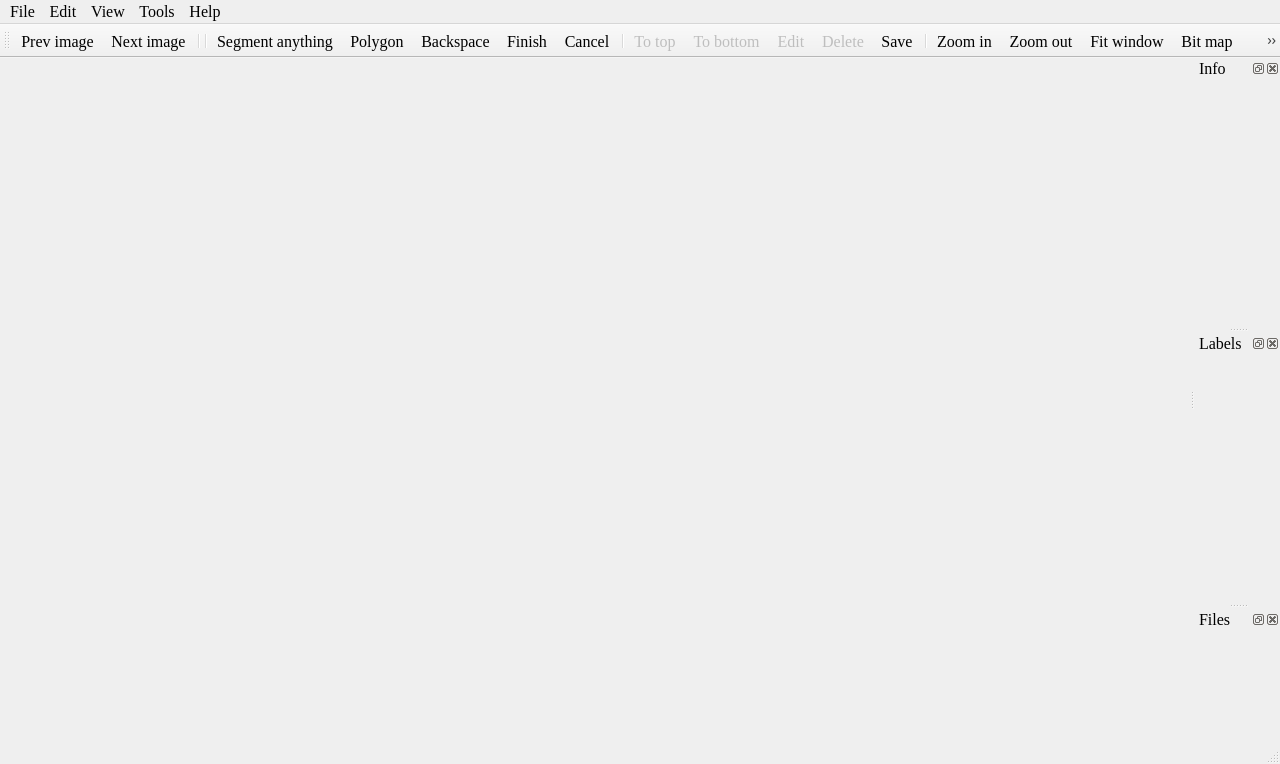
<?xml version="1.0" encoding="UTF-8"?>
<ui version="4.0">
 <class>MainWindow</class>
 <widget class="QMainWindow" name="MainWindow">
  <property name="geometry">
   <rect>
    <x>0</x>
    <y>0</y>
    <width>1280</width>
    <height>764</height>
   </rect>
  </property>
  <property name="minimumSize">
   <size>
    <width>800</width>
    <height>600</height>
   </size>
  </property>
  <property name="font">
   <font>
    <family>Times New Roman</family>
    <pointsize>12</pointsize>
   </font>
  </property>
  <property name="windowTitle">
   <string>ISAT</string>
  </property>
  <property name="windowIcon">
   <iconset>
    <normaloff>:/icons/icons/isat_bg_50x25.png</normaloff>:/icons/icons/isat_bg_50x25.png</iconset>
  </property>
  <widget class="QWidget" name="centralwidget">
   <layout class="QVBoxLayout" name="verticalLayout">
    <property name="spacing">
     <number>0</number>
    </property>
    <property name="leftMargin">
     <number>0</number>
    </property>
    <property name="topMargin">
     <number>0</number>
    </property>
    <property name="rightMargin">
     <number>0</number>
    </property>
    <property name="bottomMargin">
     <number>0</number>
    </property>
   </layout>
  </widget>
  <widget class="QMenuBar" name="menubar">
   <property name="enabled">
    <bool>true</bool>
   </property>
   <property name="geometry">
    <rect>
     <x>0</x>
     <y>0</y>
     <width>1280</width>
     <height>25</height>
    </rect>
   </property>
   <property name="font">
    <font>
     <family>Times New Roman</family>
     <pointsize>12</pointsize>
    </font>
   </property>
   <property name="autoFillBackground">
    <bool>false</bool>
   </property>
   <property name="defaultUp">
    <bool>false</bool>
   </property>
   <property name="nativeMenuBar">
    <bool>true</bool>
   </property>
   <widget class="QMenu" name="menuFile">
    <property name="font">
     <font>
      <family>Times New Roman</family>
      <pointsize>12</pointsize>
     </font>
    </property>
    <property name="title">
     <string>File</string>
    </property>
    <addaction name="actionOpen_dir"/>
    <addaction name="actionSave_dir"/>
    <addaction name="separator"/>
    <addaction name="actionPrev"/>
    <addaction name="actionNext"/>
    <addaction name="separator"/>
    <addaction name="actionSetting"/>
    <addaction name="actionExit"/>
   </widget>
   <widget class="QMenu" name="menuView">
    <property name="font">
     <font>
      <family>Times New Roman</family>
      <pointsize>12</pointsize>
     </font>
    </property>
    <property name="title">
     <string>View</string>
    </property>
    <addaction name="separator"/>
    <addaction name="actionZoom_in"/>
    <addaction name="actionZoom_out"/>
    <addaction name="actionFit_wiondow"/>
    <addaction name="separator"/>
    <addaction name="actionBit_map"/>
    <addaction name="separator"/>
   </widget>
   <widget class="QMenu" name="menuAbout">
    <property name="font">
     <font>
      <family>Times New Roman</family>
      <pointsize>12</pointsize>
     </font>
    </property>
    <property name="title">
     <string>Help</string>
    </property>
    <widget class="QMenu" name="menuLaguage">
     <property name="title">
      <string>Laguage</string>
     </property>
     <property name="icon">
      <iconset resource="../icons.qrc">
       <normaloff>:/icon/icons/翻译_translate.svg</normaloff>:/icon/icons/翻译_translate.svg</iconset>
     </property>
     <addaction name="actionChinese"/>
     <addaction name="actionEnglish"/>
    </widget>
    <addaction name="menuLaguage"/>
    <addaction name="actionShortcut"/>
    <addaction name="actionAbout"/>
   </widget>
   <widget class="QMenu" name="menuTools">
    <property name="enabled">
     <bool>true</bool>
    </property>
    <property name="font">
     <font>
      <family>Times New Roman</family>
      <pointsize>12</pointsize>
     </font>
    </property>
    <property name="title">
     <string>Tools</string>
    </property>
    <addaction name="actionToVOC"/>
    <addaction name="actionToCOCO"/>
    <addaction name="actionFromCOCO"/>
   </widget>
   <widget class="QMenu" name="menuEdit">
    <property name="font">
     <font>
      <family>Times New Roman</family>
      <pointsize>12</pointsize>
     </font>
    </property>
    <property name="title">
     <string>Edit</string>
    </property>
    <addaction name="actionSegment_anything"/>
    <addaction name="actionPolygon"/>
    <addaction name="actionBackspace"/>
    <addaction name="actionFinish"/>
    <addaction name="actionCancel"/>
    <addaction name="separator"/>
    <addaction name="actionTo_top"/>
    <addaction name="actionTo_bottom"/>
    <addaction name="separator"/>
    <addaction name="actionEdit"/>
    <addaction name="actionDelete"/>
    <addaction name="actionSave"/>
   </widget>
   <addaction name="menuFile"/>
   <addaction name="menuEdit"/>
   <addaction name="menuView"/>
   <addaction name="menuTools"/>
   <addaction name="menuAbout"/>
  </widget>
  <widget class="QStatusBar" name="statusbar">
   <property name="layoutDirection">
    <enum>Qt::LeftToRight</enum>
   </property>
  </widget>
  <widget class="QToolBar" name="toolBar">
   <property name="font">
    <font>
     <family>Times New Roman</family>
     <pointsize>12</pointsize>
    </font>
   </property>
   <property name="windowTitle">
    <string>toolBar</string>
   </property>
   <property name="iconSize">
    <size>
     <width>24</width>
     <height>24</height>
    </size>
   </property>
   <property name="toolButtonStyle">
    <enum>Qt::ToolButtonIconOnly</enum>
   </property>
   <property name="floatable">
    <bool>false</bool>
   </property>
   <attribute name="toolBarArea">
    <enum>TopToolBarArea</enum>
   </attribute>
   <attribute name="toolBarBreak">
    <bool>false</bool>
   </attribute>
   <addaction name="actionPrev"/>
   <addaction name="actionNext"/>
   <addaction name="separator"/>
   <addaction name="separator"/>
   <addaction name="actionSegment_anything"/>
   <addaction name="actionPolygon"/>
   <addaction name="actionBackspace"/>
   <addaction name="actionFinish"/>
   <addaction name="actionCancel"/>
   <addaction name="separator"/>
   <addaction name="actionTo_top"/>
   <addaction name="actionTo_bottom"/>
   <addaction name="actionEdit"/>
   <addaction name="actionDelete"/>
   <addaction name="actionSave"/>
   <addaction name="separator"/>
   <addaction name="actionZoom_in"/>
   <addaction name="actionZoom_out"/>
   <addaction name="actionFit_wiondow"/>
   <addaction name="actionBit_map"/>
   <addaction name="actionVisible"/>
  </widget>
  <widget class="QDockWidget" name="info_dock">
   <property name="minimumSize">
    <size>
     <width>85</width>
     <height>43</height>
    </size>
   </property>
   <property name="features">
    <set>QDockWidget::AllDockWidgetFeatures</set>
   </property>
   <property name="windowTitle">
    <string>Info</string>
   </property>
   <attribute name="dockWidgetArea">
    <number>2</number>
   </attribute>
   <widget class="QWidget" name="dockWidgetContents_2"/>
  </widget>
  <widget class="QDockWidget" name="labels_dock">
   <property name="minimumSize">
    <size>
     <width>85</width>
     <height>43</height>
    </size>
   </property>
   <property name="features">
    <set>QDockWidget::AllDockWidgetFeatures</set>
   </property>
   <property name="windowTitle">
    <string>Labels</string>
   </property>
   <attribute name="dockWidgetArea">
    <number>2</number>
   </attribute>
   <widget class="QWidget" name="dockWidgetContents_3"/>
  </widget>
  <widget class="QDockWidget" name="files_dock">
   <property name="windowTitle">
    <string>Files</string>
   </property>
   <attribute name="dockWidgetArea">
    <number>2</number>
   </attribute>
   <widget class="QWidget" name="dockWidgetContents"/>
  </widget>
  <action name="actionOpen_dir">
   <property name="icon">
    <iconset resource="../icons.qrc">
     <normaloff>:/icon/icons/照片_pic.svg</normaloff>:/icon/icons/照片_pic.svg</iconset>
   </property>
   <property name="text">
    <string>Images dir</string>
   </property>
   <property name="statusTip">
    <string>Open images dir.</string>
   </property>
  </action>
  <action name="actionZoom_in">
   <property name="icon">
    <iconset resource="../icons.qrc">
     <normaloff>:/icon/icons/放大_zoom-in.svg</normaloff>:/icon/icons/放大_zoom-in.svg</iconset>
   </property>
   <property name="text">
    <string>Zoom in</string>
   </property>
   <property name="statusTip">
    <string>Zoom in.</string>
   </property>
  </action>
  <action name="actionZoom_out">
   <property name="icon">
    <iconset resource="../icons.qrc">
     <normaloff>:/icon/icons/缩小_zoom-out.svg</normaloff>:/icon/icons/缩小_zoom-out.svg</iconset>
   </property>
   <property name="text">
    <string>Zoom out</string>
   </property>
   <property name="statusTip">
    <string>Zoom out.</string>
   </property>
  </action>
  <action name="actionFit_wiondow">
   <property name="icon">
    <iconset resource="../icons.qrc">
     <normaloff>:/icon/icons/全宽_fullwidth.svg</normaloff>:/icon/icons/全宽_fullwidth.svg</iconset>
   </property>
   <property name="text">
    <string>Fit window</string>
   </property>
   <property name="toolTip">
    <string>Fit window</string>
   </property>
   <property name="statusTip">
    <string>Fit window.</string>
   </property>
   <property name="shortcut">
    <string>F</string>
   </property>
  </action>
  <action name="actionSetting">
   <property name="icon">
    <iconset resource="../icons.qrc">
     <normaloff>:/icon/icons/设置_setting-two.svg</normaloff>:/icon/icons/设置_setting-two.svg</iconset>
   </property>
   <property name="text">
    <string>Setting</string>
   </property>
   <property name="statusTip">
    <string>Setting.</string>
   </property>
  </action>
  <action name="actionExit">
   <property name="icon">
    <iconset resource="../icons.qrc">
     <normaloff>:/icon/icons/开关_power.svg</normaloff>:/icon/icons/开关_power.svg</iconset>
   </property>
   <property name="text">
    <string>Exit</string>
   </property>
   <property name="toolTip">
    <string>Exit</string>
   </property>
   <property name="statusTip">
    <string>Exit.</string>
   </property>
  </action>
  <action name="actionSave_dir">
   <property name="icon">
    <iconset resource="../icons.qrc">
     <normaloff>:/icon/icons/文件夹-开_folder-open.svg</normaloff>:/icon/icons/文件夹-开_folder-open.svg</iconset>
   </property>
   <property name="text">
    <string>Label dir</string>
   </property>
   <property name="statusTip">
    <string>Open label dir.</string>
   </property>
  </action>
  <action name="actionSave">
   <property name="icon">
    <iconset resource="../icons.qrc">
     <normaloff>:/icon/icons/保存_save.svg</normaloff>:/icon/icons/保存_save.svg</iconset>
   </property>
   <property name="text">
    <string>Save</string>
   </property>
   <property name="statusTip">
    <string>Save annotation.</string>
   </property>
   <property name="shortcut">
    <string>S</string>
   </property>
  </action>
  <action name="actionPrev">
   <property name="checkable">
    <bool>false</bool>
   </property>
   <property name="icon">
    <iconset resource="../icons.qrc">
     <normaloff>:/icon/icons/上一步_back.svg</normaloff>:/icon/icons/上一步_back.svg</iconset>
   </property>
   <property name="text">
    <string>Prev image</string>
   </property>
   <property name="toolTip">
    <string>Prev image</string>
   </property>
   <property name="statusTip">
    <string>Prev image.</string>
   </property>
   <property name="shortcut">
    <string>A</string>
   </property>
   <property name="menuRole">
    <enum>QAction::TextHeuristicRole</enum>
   </property>
   <property name="priority">
    <enum>QAction::NormalPriority</enum>
   </property>
  </action>
  <action name="actionNext">
   <property name="icon">
    <iconset resource="../icons.qrc">
     <normaloff>:/icon/icons/下一步_next.svg</normaloff>:/icon/icons/下一步_next.svg</iconset>
   </property>
   <property name="text">
    <string>Next image</string>
   </property>
   <property name="toolTip">
    <string>Next image</string>
   </property>
   <property name="statusTip">
    <string>Next image.</string>
   </property>
   <property name="shortcut">
    <string>D</string>
   </property>
  </action>
  <action name="actionShortcut">
   <property name="icon">
    <iconset resource="../icons.qrc">
     <normaloff>:/icon/icons/键盘_keyboard-one.svg</normaloff>:/icon/icons/键盘_keyboard-one.svg</iconset>
   </property>
   <property name="text">
    <string>Shortcut</string>
   </property>
  </action>
  <action name="actionAbout">
   <property name="icon">
    <iconset resource="../icons.qrc">
     <normaloff>:/icon/icons/我的_me.svg</normaloff>:/icon/icons/我的_me.svg</iconset>
   </property>
   <property name="text">
    <string>About</string>
   </property>
  </action>
  <action name="actionSegment_anything">
   <property name="icon">
    <iconset resource="../icons.qrc">
     <normaloff>:/icon/icons/M_Favicon.ico</normaloff>:/icon/icons/M_Favicon.ico</iconset>
   </property>
   <property name="text">
    <string>Segment anything</string>
   </property>
   <property name="toolTip">
    <string>Segment anything</string>
   </property>
   <property name="statusTip">
    <string>Quick annotate using Segment anything.</string>
   </property>
   <property name="shortcut">
    <string>Q</string>
   </property>
  </action>
  <action name="actionDelete">
   <property name="enabled">
    <bool>false</bool>
   </property>
   <property name="icon">
    <iconset resource="../icons.qrc">
     <normaloff>:/icon/icons/删除_delete.svg</normaloff>:/icon/icons/删除_delete.svg</iconset>
   </property>
   <property name="text">
    <string>Delete</string>
   </property>
   <property name="toolTip">
    <string>Delete polygon</string>
   </property>
   <property name="statusTip">
    <string>Delete polygon.</string>
   </property>
   <property name="shortcut">
    <string>Del</string>
   </property>
  </action>
  <action name="actionBit_map">
   <property name="checkable">
    <bool>false</bool>
   </property>
   <property name="icon">
    <iconset resource="../icons.qrc">
     <normaloff>:/icon/icons/照片_pic.svg</normaloff>:/icon/icons/照片_pic.svg</iconset>
   </property>
   <property name="text">
    <string>Bit map</string>
   </property>
   <property name="statusTip">
    <string>Show instance or segmeent state.</string>
   </property>
   <property name="shortcut">
    <string>Space</string>
   </property>
  </action>
  <action name="actionEdit">
   <property name="enabled">
    <bool>false</bool>
   </property>
   <property name="icon">
    <iconset resource="../icons.qrc">
     <normaloff>:/icon/icons/编辑_edit.svg</normaloff>:/icon/icons/编辑_edit.svg</iconset>
   </property>
   <property name="text">
    <string>Edit</string>
   </property>
   <property name="toolTip">
    <string>Edit polygon</string>
   </property>
   <property name="statusTip">
    <string>Edit polygon attribute.</string>
   </property>
  </action>
  <action name="actionTo_top">
   <property name="enabled">
    <bool>false</bool>
   </property>
   <property name="icon">
    <iconset resource="../icons.qrc">
     <normaloff>:/icon/icons/去顶部_to-top.svg</normaloff>:/icon/icons/去顶部_to-top.svg</iconset>
   </property>
   <property name="text">
    <string>To top</string>
   </property>
   <property name="toolTip">
    <string>Move polygon to top layer</string>
   </property>
   <property name="statusTip">
    <string>Move polygon to top layer.</string>
   </property>
   <property name="shortcut">
    <string>T</string>
   </property>
  </action>
  <action name="actionTo_bottom">
   <property name="enabled">
    <bool>false</bool>
   </property>
   <property name="icon">
    <iconset resource="../icons.qrc">
     <normaloff>:/icon/icons/去底部_to-bottom.svg</normaloff>:/icon/icons/去底部_to-bottom.svg</iconset>
   </property>
   <property name="text">
    <string>To bottom</string>
   </property>
   <property name="toolTip">
    <string>Move polygon to bottom layer</string>
   </property>
   <property name="statusTip">
    <string>Move polygon to bottom layer.</string>
   </property>
   <property name="shortcut">
    <string>B</string>
   </property>
  </action>
  <action name="actionToVOC">
   <property name="icon">
    <iconset resource="../icons.qrc">
     <normaloff>:/icon/icons/voc.png</normaloff>:/icon/icons/voc.png</iconset>
   </property>
   <property name="text">
    <string>To VOC</string>
   </property>
   <property name="toolTip">
    <string>Convert ISAT to VOC</string>
   </property>
   <property name="statusTip">
    <string>Convert ISAT jsons to VOC png image.</string>
   </property>
   <property name="whatsThis">
    <string/>
   </property>
  </action>
  <action name="actionChinese">
   <property name="checkable">
    <bool>true</bool>
   </property>
   <property name="text">
    <string>中文</string>
   </property>
   <property name="font">
    <font>
     <family>Times New Roman</family>
     <pointsize>12</pointsize>
    </font>
   </property>
  </action>
  <action name="actionEnglish">
   <property name="checkable">
    <bool>true</bool>
   </property>
   <property name="text">
    <string>English</string>
   </property>
   <property name="font">
    <font>
     <family>Times New Roman</family>
     <pointsize>12</pointsize>
    </font>
   </property>
  </action>
  <action name="actionBackspace">
   <property name="icon">
    <iconset resource="../icons.qrc">
     <normaloff>:/icon/icons/删除_delete-two.svg</normaloff>:/icon/icons/删除_delete-two.svg</iconset>
   </property>
   <property name="text">
    <string>Backspace</string>
   </property>
   <property name="toolTip">
    <string>Backspace</string>
   </property>
   <property name="statusTip">
    <string>Backspace.</string>
   </property>
   <property name="shortcut">
    <string>Z</string>
   </property>
  </action>
  <action name="actionCancel">
   <property name="icon">
    <iconset resource="../icons.qrc">
     <normaloff>:/icon/icons/关闭_close-one.svg</normaloff>:/icon/icons/关闭_close-one.svg</iconset>
   </property>
   <property name="text">
    <string>Cancel</string>
   </property>
   <property name="toolTip">
    <string>Annotate canceled</string>
   </property>
   <property name="statusTip">
    <string>Annotate canceled.</string>
   </property>
   <property name="shortcut">
    <string>Esc</string>
   </property>
  </action>
  <action name="actionFinish">
   <property name="icon">
    <iconset resource="../icons.qrc">
     <normaloff>:/icon/icons/校验_check-one.svg</normaloff>:/icon/icons/校验_check-one.svg</iconset>
   </property>
   <property name="text">
    <string>Finish</string>
   </property>
   <property name="toolTip">
    <string>Annotate finished</string>
   </property>
   <property name="statusTip">
    <string>Annotate finished.</string>
   </property>
   <property name="shortcut">
    <string>E</string>
   </property>
  </action>
  <action name="actionPolygon">
   <property name="icon">
    <iconset resource="../icons.qrc">
     <normaloff>:/icon/icons/锚点_anchor.svg</normaloff>:/icon/icons/锚点_anchor.svg</iconset>
   </property>
   <property name="text">
    <string>Polygon</string>
   </property>
   <property name="toolTip">
    <string>Draw polygon</string>
   </property>
   <property name="statusTip">
    <string>Accurately annotate by drawing polygon. </string>
   </property>
   <property name="shortcut">
    <string>C</string>
   </property>
  </action>
  <action name="actionVisible">
   <property name="icon">
    <iconset resource="../icons.qrc">
     <normaloff>:/icon/icons/眼睛_eyes.svg</normaloff>:/icon/icons/眼睛_eyes.svg</iconset>
   </property>
   <property name="text">
    <string>Visible</string>
   </property>
   <property name="statusTip">
    <string>Visible</string>
   </property>
   <property name="shortcut">
    <string>V</string>
   </property>
  </action>
  <action name="actionToCOCO">
   <property name="icon">
    <iconset resource="../icons.qrc">
     <normaloff>:/icon/icons/coco.ico</normaloff>:/icon/icons/coco.ico</iconset>
   </property>
   <property name="text">
    <string>To COCO</string>
   </property>
   <property name="toolTip">
    <string>Convert ISAT to COCO</string>
   </property>
   <property name="statusTip">
    <string>Convert ISAT jsons to COCO json.</string>
   </property>
  </action>
  <action name="actionFromCOCO">
   <property name="icon">
    <iconset resource="../icons.qrc">
     <normaloff>:/icon/icons/coco.ico</normaloff>:/icon/icons/coco.ico</iconset>
   </property>
   <property name="text">
    <string>From COCO</string>
   </property>
   <property name="toolTip">
    <string>Convert COCO to ISAT</string>
   </property>
   <property name="statusTip">
    <string>Convert COCO json to ISAT jsons.</string>
   </property>
  </action>
 </widget>
 <resources>
  <include location="../icons.qrc"/>
 </resources>
 <connections/>
</ui>
